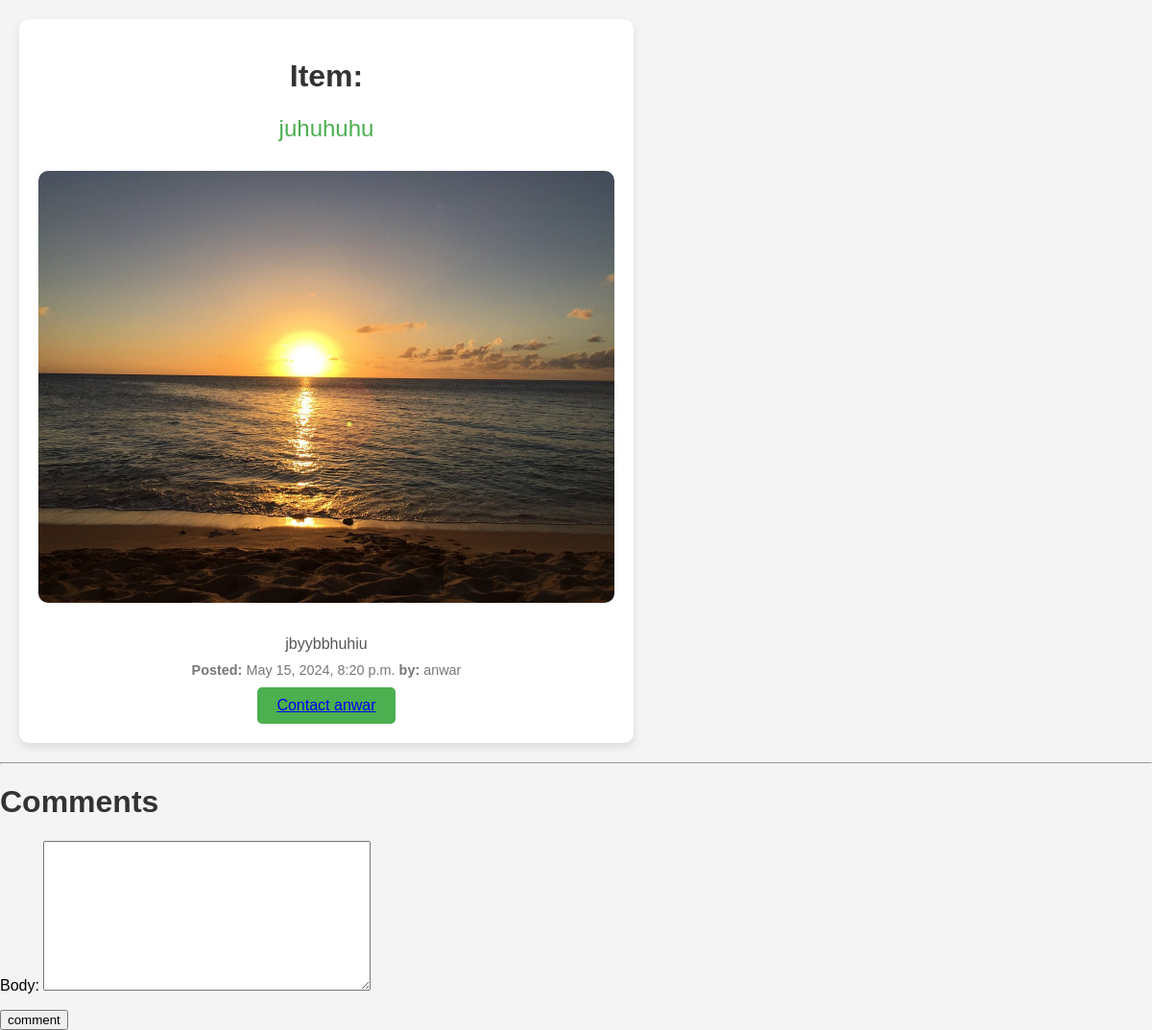
The page /item/4/ on the database as committed earlier.
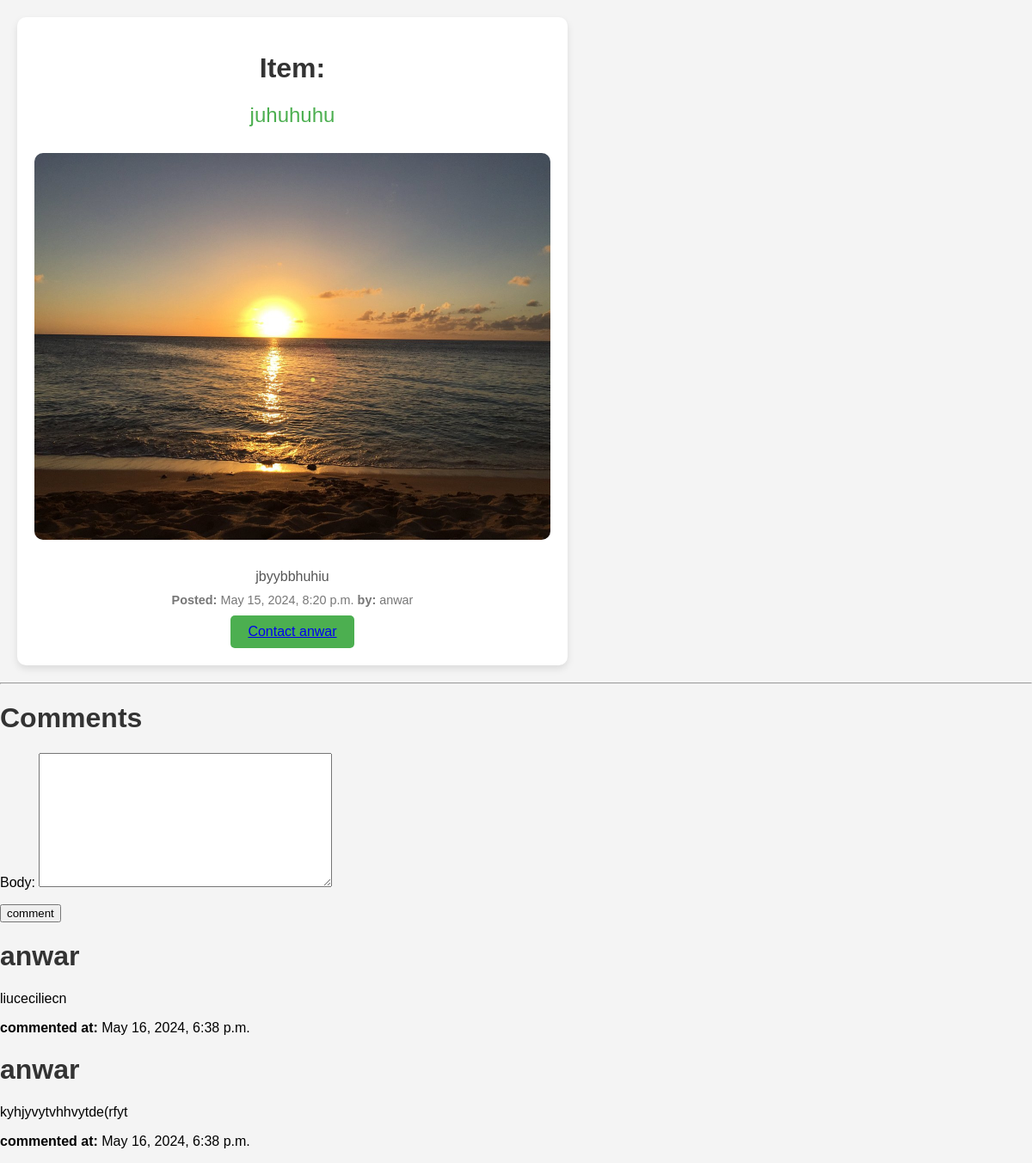
The same page on the database as committed later.
### api/models.py (models this page shows, shortened)
class Comment(models.Model):
    body=models.TextField()
    writer=models.ForeignKey(User,on_delete=models.CASCADE,related_name='writer')
    date=models.DateTimeField(auto_now_add=True)
    post=models.ForeignKey(TanmirtPost,on_delete=models.CASCADE,related_name='post')

### api/views.py (the view)
# urls.py: path('item/<str:pk>/',showitem,name='item'),
def showitem(request,pk):
    item=TanmirtPost.objects.get(pk=pk)
    comments=Comment.objects.filter(post=item)
    if request.method=='POST':
        form=CommentForm(request.POST)
        if form.is_valid():
            instance=form.save(commit=False)
            instance.post=item
            instance.writer=request.user
            instance.save()
            return redirect('item',pk)
    else:
        form=CommentForm()
    context={'item':item,'comments':comments, 'form':form}
    return render(request,'item.html',context)

### api/forms.py
class CommentForm(ModelForm):
    class Meta:
        model=Comment
        fields=[
            'body'
        ]

### templates/item.html (shortened to what this page needs)
<!DOCTYPE html>
<html lang="en">
<head>
    {% load static %}
    <link rel="stylesheet" href="{% static 'css/styles.css'%}">
</head>
<body>
    <div class="container">
        <h1>Item:</h1>
        <p class="item-title">{{item.title}}</p>
        <img src="{{item.image.url}}" alt="Item image" class="item-image">
        <p class="item-description">{{item.description}}</p>
        <p class="item-details"><strong>Posted:</strong> {{item.date}} <strong>by:</strong> {{item.user.username}}</p>
        <button class="contact-button">
            <a href="{% url 'message' item.user.id%}">
                Contact {{item.user.username}}
            </a>
        </button>
    </div>
    <div>
        <hr/>
        <h1>Comments</h1>
        <form  method="post">
            {{form.as_p}}
            <button type="submit"> comment </button>
        </form>
        {%for comment in comments%}
        <h1>{{comment.writer.username}}</h1>
        <p>{{comment.body}}</p>
        <p><strong>commented at:</strong> {{comment.date}}</p>
        {%endfor%}
    </div>
</body>
</html>

Rows that differ between the two databases and show on the page:
added Comment: writer.username "anwar", body "liuceciliecn", date "May 16, 2024, 6:38 p.m."
added Comment: writer.username "anwar", body "kyhjyvytvhhvytde(rfyt", date "May 16, 2024, 6:38 p.m."
